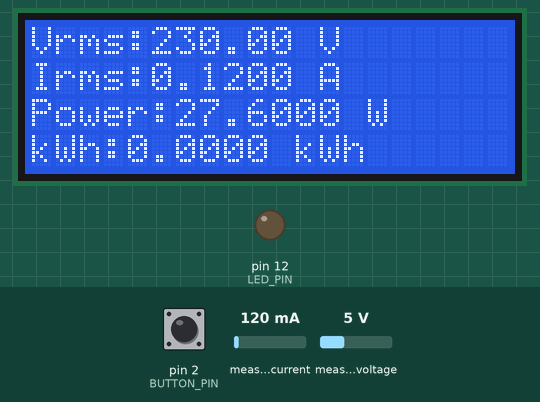
A sketch run on a simulated Arduino Uno, built with avr-gcc and run on an emulated ATmega328P. Parts: 20×4 character LCD, output pins drawn as LEDs (lit = HIGH). The inputs (shaded band) are chosen by the test bench; at power-on: pin 2 (BUTTON_PIN) HIGH, measured current 120 mA, measured voltage 5 V. What the sketch prints to the serial monitor is not drawn.

Above: at 4.2 s.
4.3 s: pin 2 (BUTTON_PIN) pulled LOW for 1.45 s
At 5.8 s:
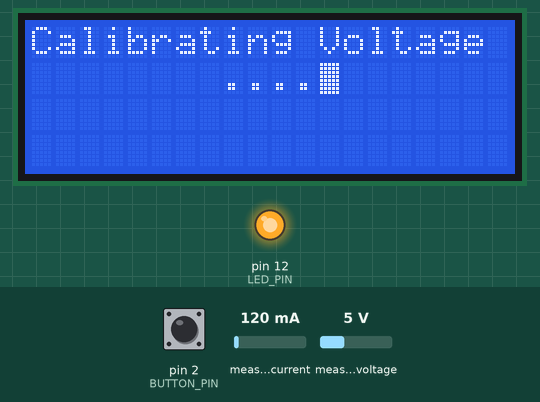
At 25.4 s:
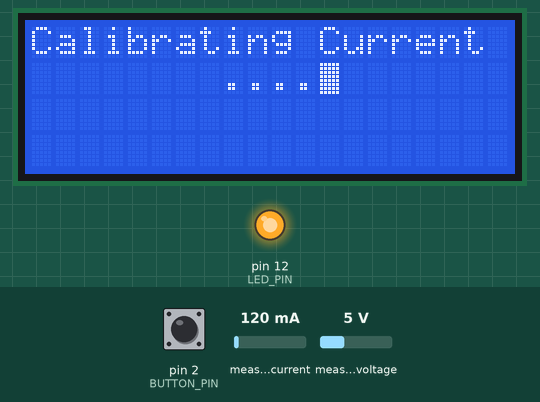
Timing chart, 0 to 26.1 s (numbered marks = the images above; inputs shaded):
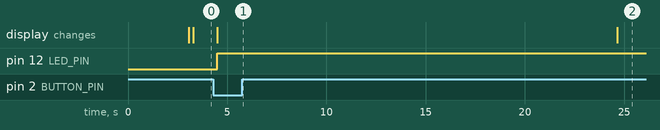

The sketch:

smart_meter_code_with_calibration.ino
```cpp
#include <EmonLib.h>
#include <LiquidCrystal.h>

/* Create LCD Instance and Initalize LCD Pins
   Control Pins: (RS -> Pin 7) (EN -> Pin 6)
   Data Pins (D4 -> Pin 5) (D5 -> Pin 4) (D6 -> Pin 3) (D7 -> Pin 8) */
LiquidCrystal lcd(7, 6, 5, 4, 3, 8);

/* Create Energy Monitor Instance */
EnergyMonitor emon;

/* Voltage Sensor and Current Sensor Pins */
#define VoltSensorPin 14 /* Pin 14 is Analog pin 0: A0 */
#define CurrSensorPin 16 /* Pin 16 is Analog pin 2: A2 */

/* Voltage and Current sensors Calibration Variables */
#define VoltCalibration 150   // Used by default
#define CurrCalibration 21.5  // Used by default
float vCalib = 149;           // Used in Calibration function
float cCalib = 21;            // Used in Calibration function

/* Variables for storing Electricity Usage in kWh */
float kWh = 0;
unsigned long lastmillis = millis();

/* Define LED and PushButton Pins */
#define BUTTON_PIN  2 // Pin connected to the pushbutton
#define LED_PIN  12   // Pin connected to the LED
bool CalibrationBtnPressed = false; //PushButton Flag

void setup()
{
  /* Begin Serial Communication */
  Serial.begin(9600);
  /* Initalize Sensors pins */
  emon.voltage(VoltSensorPin, VoltCalibration, 1.7); // Voltage: input pin, calibration, phase_shift
  emon.current(CurrSensorPin, CurrCalibration); // Current: input pin, calibration.
  /* Intialize 20x4 LCD */
  lcd.begin(20, 4);
  lcd.setCursor(0, 0);
  lcd.print("Digital Electricity");
  lcd.setCursor(7, 1);
  lcd.print("Meter");
  delay(3000);
  lcd.clear();
  /* Set button pin as input with internal pull-up resistor enabled */
  pinMode(BUTTON_PIN, INPUT_PULLUP);
  /* Set LED pin as output */
  pinMode(LED_PIN, OUTPUT);
  /* Attach interrupt to detect falling edge on the button pin (interrupt 0) */
  attachInterrupt(digitalPinToInterrupt(BUTTON_PIN), buttonISR, FALLING);
}

void loop()
{
  emon.calcVI(20, 2000);
  kWh = kWh + emon.apparentPower * (millis() - lastmillis) / 3600000000.0;
  yield();
  /* Serial Communication */
  Serial.print("Vrms: ");
  Serial.print(emon.Vrms, 2);
  Serial.print("V");
  Serial.print("\tIrms: ");
  Serial.print(emon.Irms, 4);
  Serial.print("A");
  Serial.print("\tPower: ");
  Serial.print(emon.apparentPower, 4);
  Serial.print("W");
  Serial.print("\tkWh: ");
  Serial.print(kWh, 5);
  Serial.println("kWh");
  /* LCD */
  lcd.clear();
  lcd.setCursor(0, 0);
  lcd.print("Vrms:");
  lcd.print(emon.Vrms, 2);
  lcd.print(" V");
  lcd.setCursor(0, 1);
  lcd.print("Irms:");
  lcd.print(emon.Irms, 4);
  lcd.print(" A");
  lcd.setCursor(0, 2);
  lcd.print("Power:");
  lcd.print(emon.apparentPower, 4);
  lcd.print(" W");
  lcd.setCursor(0, 3);
  lcd.print("kWh:");
  lcd.print(kWh, 4);
  lcd.print(" kWh");
  /* Check if Button is pressed */
  if(CalibrationBtnPressed == true)
  {
    VoltageCalibration();
    CurrentCalibration();
    CalibrationBtnPressed = false;
  }

  delay(1000);
  lastmillis = millis();
}

void VoltageCalibration()
{
  lcd.clear();
  lcd.print("Calibrating Voltage");
  lcd.setCursor(8, 1);
  lcd.print("....");
  lcd.blink();
  digitalWrite(LED_PIN, HIGH); // Turn on LED (turns off after the whole calibration process is complete)
  float targetVoltage = 220; // Target RMS voltage for calibration
  float vCalibStep = 0.05;      // Calibration step size

  for (int i = 0; i < 100; i++)
  {
    emon.voltage(VoltSensorPin, vCalib, 1.7); // Set voltage calibration
    emon.current(CurrSensorPin, CurrCalibration); // Set current calibration
    emon.calcVI(20, 2000); // Calculate voltage and current values

    if (abs(emon.Vrms - targetVoltage) < 0.1)
    {
      // Check if close to target voltage
      lcd.clear();
      lcd.print("Calibration Done!");
      lcd.setCursor(0, 1);
      lcd.print("vCalib = ");
      lcd.print(vCalib, 3); // Display calibration value
      delay(3000);
      lcd.clear();
      break;
    }

      vCalib += (emon.Vrms < targetVoltage) ? vCalibStep : -vCalibStep; // Adjust calibration
  }
}

void CurrentCalibration()
{
  lcd.clear();
  lcd.print("Calibrating Current");
  lcd.setCursor(8, 1);
  lcd.print("....");
  lcd.blink();

  float targetCurrent = 0.4545; // Target RMS current for calibration
  float cCalibStep = 0.01;     // Calibration step size

  for (int i = 0; i < 100; i++)
  {
    emon.voltage(VoltSensorPin, vCalib, 1.7); // Set voltage calibration
    emon.current(CurrSensorPin, cCalib);      // Set current calibration
    emon.calcVI(20, 2000);                    // Calculate voltage and current values

    if (abs(emon.Irms - targetCurrent) < 0.005)
    { // Check if close to target current
      lcd.clear();
      lcd.print("Calibration Done!");
      lcd.setCursor(0, 1);
      lcd.print("cCalib = ");
      lcd.print(cCalib, 3); // Display calibration value
      lcd.noBlink();
      delay(3000);
      digitalWrite(LED_PIN, LOW); // Turn off LED
      break;
    }

    cCalib += (emon.Irms < targetCurrent) ? cCalibStep : -cCalibStep; // Adjust calibration
  }
}

// Interrupt service routine (ISR) for button press detection
void buttonISR()
{
  /* Debounce Protection */
  delay(80);
  if(digitalRead(BUTTON_PIN) != 0)
  {
    return;
  }
  /* Changing Button Flag */
  CalibrationBtnPressed = true;
}
```

Measured:
- after the input at 4.3 s, pin 12 (LED_PIN): LOW → HIGH after 0.21 s; the display: changes after 0.21 s (image 1)
